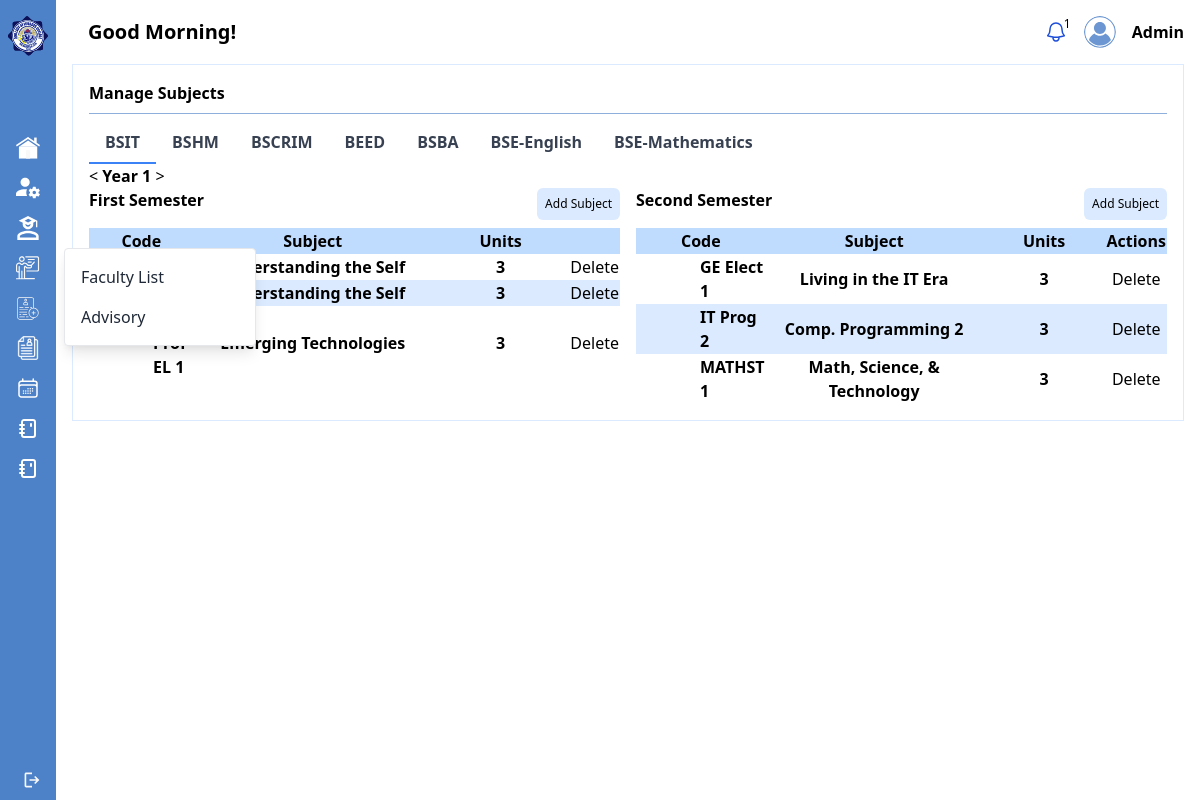
The app's page /admin/manage-subject.php (signed in), older data.
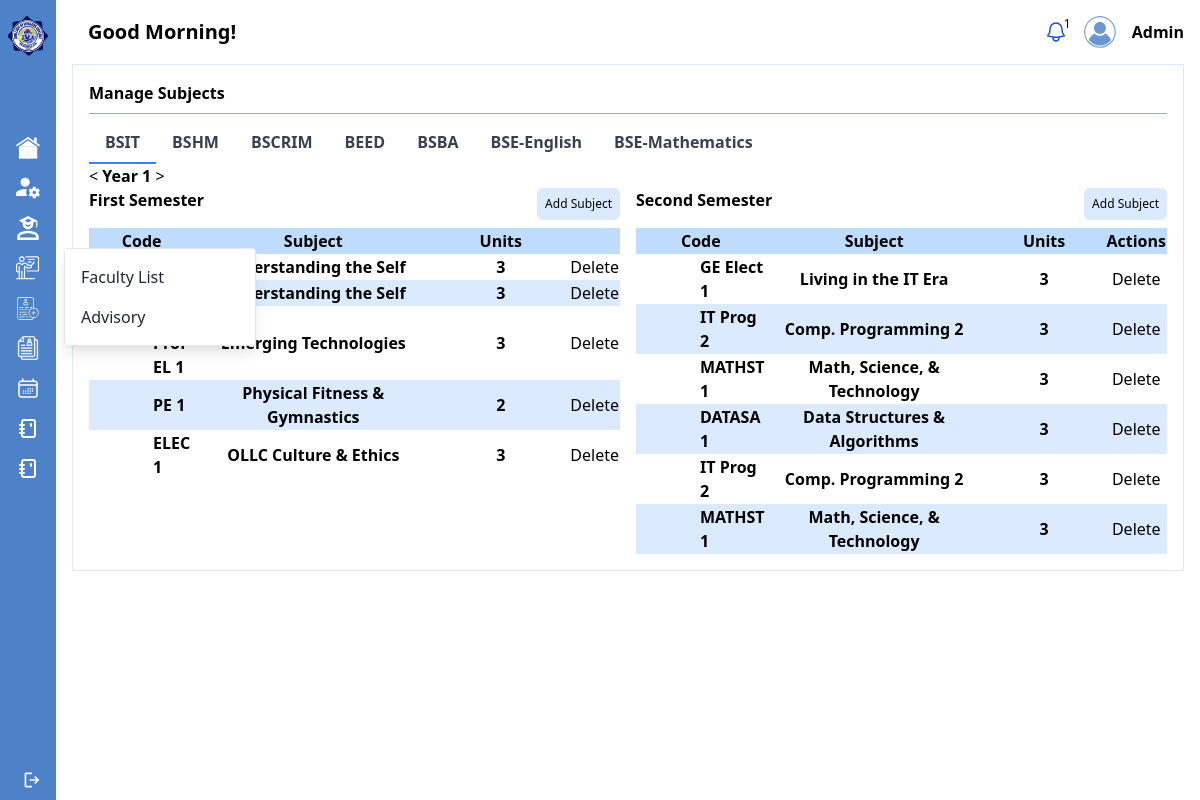
The same page, newer data.
### tables this page shows
CREATE TABLE `open_subjects` (
  `open_subject_id` int(11) NOT NULL,
  `course_id` int(11) DEFAULT NULL,
  `subject_id` int(11) DEFAULT NULL,
  `year_level_id` int(11) DEFAULT NULL,
  `semester_tbl_id` int(11) DEFAULT NULL,
  `isDefault` tinyint(1) DEFAULT NULL
);

CREATE TABLE `subjects` (
  `subject_id` int(11) NOT NULL,
  `name` varchar(255) NOT NULL,
  `code` varchar(255) NOT NULL,
  `unit` varchar(255) NOT NULL,
  `course_id` int(11) NOT NULL,
  `semester_tbl_id` int(11) NOT NULL,
  `year_level_id` int(11) NOT NULL,
  `legend` int(11) NOT NULL
);

### admin/manage-subject.php (the view, shortened to what the changed rows need)
<?php
$usertype = $_SESSION['usertype'] ?? 'guest';
?>
<!DOCTYPE html>
<html lang="en">
<head>
    <link href="https://cdn.jsdelivr.net/npm/tailwindcss@2.2.19/dist/tailwind.min.css" rel="stylesheet">
</head>
<body class="font-[roboto-serif]">
    <div class="flex justify-start">
            <?php include './sidebar.php'; ?>
        <div class="w-full py-4 px-4">
                <?php include './topbar.php'; ?>
            <div class="mt-4">
                <div class="w-full bg-white p-4 border border-blue-100 gap-2 font-semibold">
                    <div class="w-full">
                        <div id="bsitContent" class="<?php echo $usertype === 'bsit' ? '' : 'hidden'; ?>">
                            <div class="pageContent" data-page="1">
                                <div class="grid grid-cols-2 gap-4">
                                    <div>
                                        <div class="w-full">
                                            <table class="table-auto w-full">
                                                <thead>
                                                    <tr class="justify-between bg-blue-200">
                                                        <td style="width: 20%;" class="text-center">Code</td>
                                                        <td style="width: 50%;" class="text-center">Subject</td>
                                                        <td style="width: 30%;" class="text-center">Units</td>
                                                        <td style="width: 10%;" class="text-center"></td>
                                                    </tr>
                                                </thead>
                                                <tbody>
                                                    <?php
                                                    include '../php/conn.php';
                                                    $sql = "SELECT os.open_subject_id, os.open_subject_id, s.code, s.name, s.unit
                                                            FROM open_subjects os
                                                            JOIN subjects s ON os.subject_id = s.subject_id
                                                            WHERE os.course_id = 1
                                                            AND os.year_level_id = 1
                                                            AND os.semester_tbl_id = 1;";
                                                    $result = mysqli_query($conn, $sql);
                                                    if ($result) {
                                                        $row_number = 0;
                                                        if (mysqli_num_rows($result) > 0) {
                                                            while ($row = mysqli_fetch_assoc($result)) {
                                                                $row_class = ($row_number % 2 == 0) ? 'bg-white' : 'bg-blue-100';
                                                                $openSubjectsId = isset($row['open_subject_id']) ? $row['open_subject_id'] : '';
                                                                echo "<tr class='$row_class'>
                                                                        <td class='pl-16'>{$row['code']}</td>
                                                                        <td class='text-center'>{$row['name']}</td>
                                                                        <td class='text-center'>{$row['unit']}</td>
                                                                        <td class='text-center'>
                                                                            <button onclick=\"deleteSubject('{$openSubjectsId}')\">Delete</button>
                                                                        </td>
                                                                    </tr>";
                                                                $row_number++;
                                                            }
                                                        } else {
                                                            echo "<tr><td colspan='4' class='text-center'>No subjects found</td></tr>";
                                                        }
                                                    } else {
                                                        echo "Error: " . mysqli_error($conn);
                                                    }
                                                    ?>
                                                </tbody>
                                            </table>
                                        </div>
                                    </div>
                                    <div>
                                        <div class="w-full">
                                            <table class="table-auto w-full">
                                                <thead>
                                                    <tr class="justify-between bg-blue-200">
                                                        <td style="width: 20%;" class="text-center">Code</td>
                                                        <td style="width: 50%;" class="text-center">Subject</td>
                                                        <td style="width: 30%;" class="text-center">Units</td>
                                                        <td style="width: 10%;" class="text-center">Actions</td>
                                                    </tr>
                                                </thead>
                                                <tbody>
                                                    <?php
                                                    include '../php/conn.php';
                                                    $sql = "SELECT os.open_subject_id, os.open_subject_id, s.code, s.name, s.unit
                                                    FROM open_subjects os
                                                    JOIN subjects s ON os.subject_id = s.subject_id
                                                    WHERE os.course_id = 1
                                                    AND os.year_level_id = 1
                                                    AND os.semester_tbl_id = 2;";
                                                    $result = mysqli_query($conn, $sql);
                                                    if ($result) {
                                                        $row_number = 0;
                                                        if (mysqli_num_rows($result) > 0) {
                                                            while ($row = mysqli_fetch_assoc($result)) {
                                                                $row_class = ($row_number % 2 == 0) ? 'bg-white' : 'bg-blue-100';
                                                                $openSubjectsId = isset($row['open_subject_id']) ? $row['open_subject_id'] : '';
                                                                echo "<tr class='$row_class'>
                                                                        <td class='pl-16'>{$row['code']}</td>
                                                                        <td class='text-center'>{$row['name']}</td>
                                                                        <td class='text-center'>{$row['unit']}</td>
                                                                        <td class='text-center'>
                                                                            <button onclick=\"deleteSubject('{$openSubjectsId}')\">Delete</button>
                                                                        </td>
                                                                    </tr>";
                                                                $row_number++;
                                                            }
                                                        } else {
                                                            echo "<tr><td colspan='4' class='text-center'>No subjects found</td></tr>";
                                                        }
                                                    } else {
                                                        echo "Error: " . mysqli_error($conn);
                                                    }
                                                    ?>
                                                </tbody>
                                            </table>
                                        </div>
                                    </div>
                                </div>
                            </div>
                        </div>
                        </div>
                            </div>
                        </div>
                        <br>
                    </div>
                </div>
</body>
</html>

Row changes from the older to the newer data that the page shows:
added open_subjects: subject.code "PE 1", subject.name "Physical Fitness & Gymnastics", subject.unit "2"
added open_subjects: subject.code "ELEC 1", subject.name "OLLC Culture & Ethics", subject.unit "3"
added open_subjects: subject.code "DATASA 1", subject.name "Data Structures & Algorithms", subject.unit "3"
added open_subjects: subject.code "IT Prog 2", subject.name "Comp. Programming 2", subject.unit "3"
added open_subjects: subject.code "MATHST 1", subject.name "Math, Science, & Technology", subject.unit "3"
